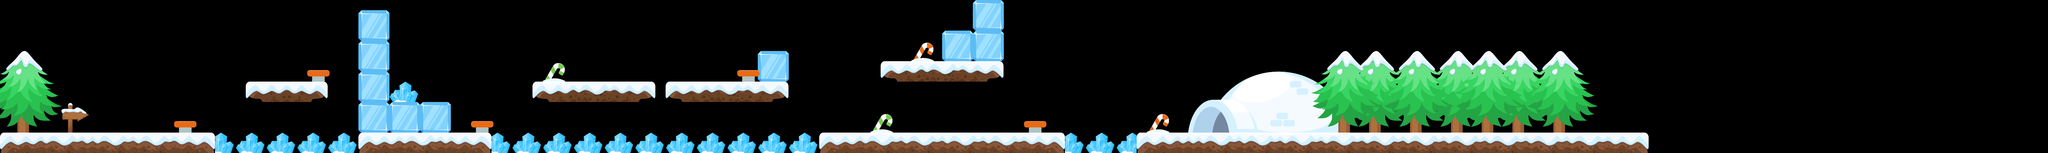

The image is a tile-based game level rendered from a .tmx file. Its description and source (layers, tilesets, objects; grid data summarised) follow:
An orthogonal 200x15 tile map with 32x32 px tiles, 6 tile layers (ground, exit, collide, noncollide2, ...), 11 tilesets.

<map version="1.0" orientation="orthogonal" renderorder="right-down" width="200" height="15" tilewidth="32" tileheight="32" nextobjectid="1">
 <tileset firstgid="1" name="tileset" tilewidth="32" tileheight="32">
  <image source="tileset.png" width="384" height="126" />
 </tileset>
 <tileset firstgid="37" name="Crystal" tilewidth="32" tileheight="32">
  <image source="Crystal.png" width="97" height="78" />
 </tileset>
 <tileset firstgid="43" name="tileset2" tilewidth="32" tileheight="32">
  <image source="tileset2.png" width="384" height="93" />
 </tileset>
 <tileset firstgid="67" name="IceBox" tilewidth="101" tileheight="101">
  <image source="IceBox.png" width="101" height="101" />
 </tileset>
 <tileset firstgid="68" name="Sign_2" tilewidth="87" tileheight="93">
  <image source="Sign_2.png" width="87" height="93" />
 </tileset>
 <tileset firstgid="69" name="Tree_2" tilewidth="32" tileheight="32">
  <image source="Tree_2.png" width="228" height="280" />
 </tileset>
 <tileset firstgid="125" name="Igloo" tilewidth="32" tileheight="32">
  <image source="Igloo.png" width="511" height="201" />
 </tileset>
 <tileset firstgid="215" name="caneGreenSmall" tilewidth="70" tileheight="70">
  <image source="caneGreenSmall.png" width="70" height="70" />
 </tileset>
 <tileset firstgid="216" name="caneRedSmall" tilewidth="70" tileheight="70">
  <image source="caneRedSmall.png" width="70" height="70" />
 </tileset>
 <tileset firstgid="217" name="string" tilewidth="70" tileheight="70">
  <image source="string.png" width="70" height="70" />
 </tileset>
 <tileset firstgid="218" name="IceBox" tilewidth="33" tileheight="33">
  <image source="IceBox.png" width="101" height="101" />
 </tileset>
 <layer name="ground" width="200" height="15">
  <data>[3000 cells, 394 non-empty, 57 distinct tile ids]</data>
 </layer>
 <layer name="exit" width="200" height="15">
  <data>[3000 cells, 90 non-empty, 90 distinct tile ids]</data>
 </layer>
 <layer name="collide" width="200" height="15">
  <data>[3000 cells, 112 non-empty, 6 distinct tile ids]</data>
 </layer>
 <layer name="noncollide2" width="200" height="15">
  <data>[3000 cells, 208 non-empty, 56 distinct tile ids]</data>
 </layer>
 <layer name="noncollide1" width="200" height="15">
  <data>[3000 cells, 229 non-empty, 59 distinct tile ids]</data>
 </layer>
 <layer name="jump" width="200" height="15">
  <data>[3000 cells, 5 non-empty, 1 distinct tile ids]</data>
 </layer>
</map>
